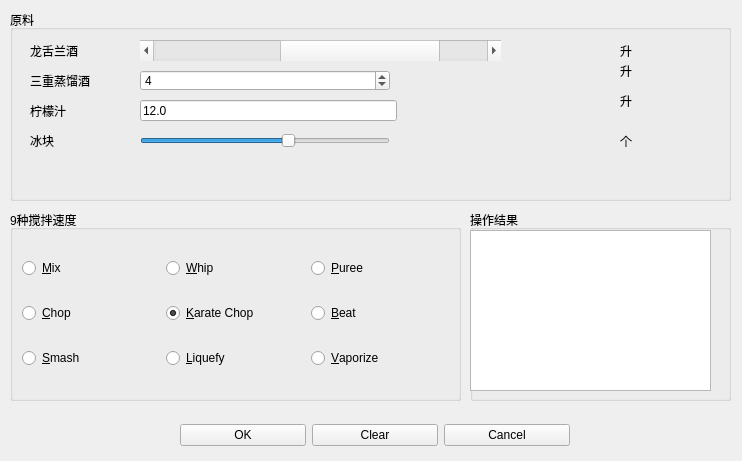
<?xml version="1.0" encoding="UTF-8"?>
<ui version="4.0">
 <class>MatrixWin</class>
 <widget class="QWidget" name="MatrixWin">
  <property name="geometry">
   <rect>
    <x>0</x>
    <y>0</y>
    <width>742</width>
    <height>461</height>
   </rect>
  </property>
  <property name="windowTitle">
   <string>玛格丽特鸡尾酒*调酒器</string>
  </property>
  <widget class="QGroupBox" name="groupBox">
   <property name="geometry">
    <rect>
     <x>10</x>
     <y>210</y>
     <width>451</width>
     <height>191</height>
    </rect>
   </property>
   <property name="toolTip">
    <string>Speed of the blender</string>
   </property>
   <property name="title">
    <string>9种搅拌速度</string>
   </property>
   <layout class="QGridLayout" name="gridLayout_2">
    <item row="0" column="0">
     <widget class="QRadioButton" name="speedButton1">
      <property name="text">
       <string>&amp;Mix</string>
      </property>
      <attribute name="buttonGroup">
       <string notr="true">speedButtonGroup</string>
      </attribute>
     </widget>
    </item>
    <item row="0" column="2">
     <widget class="QRadioButton" name="speedButton3">
      <property name="text">
       <string>&amp;Puree</string>
      </property>
      <attribute name="buttonGroup">
       <string notr="true">speedButtonGroup</string>
      </attribute>
     </widget>
    </item>
    <item row="1" column="0">
     <widget class="QRadioButton" name="speedButton4">
      <property name="text">
       <string>&amp;Chop</string>
      </property>
      <attribute name="buttonGroup">
       <string notr="true">speedButtonGroup</string>
      </attribute>
     </widget>
    </item>
    <item row="1" column="1">
     <widget class="QRadioButton" name="speedButton5">
      <property name="text">
       <string>&amp;Karate Chop</string>
      </property>
      <property name="checked">
       <bool>true</bool>
      </property>
      <attribute name="buttonGroup">
       <string notr="true">speedButtonGroup</string>
      </attribute>
     </widget>
    </item>
    <item row="1" column="2">
     <widget class="QRadioButton" name="speedButton6">
      <property name="text">
       <string>&amp;Beat</string>
      </property>
      <attribute name="buttonGroup">
       <string notr="true">speedButtonGroup</string>
      </attribute>
     </widget>
    </item>
    <item row="3" column="2">
     <widget class="QRadioButton" name="speedButton9">
      <property name="text">
       <string>&amp;Vaporize</string>
      </property>
      <attribute name="buttonGroup">
       <string notr="true">speedButtonGroup</string>
      </attribute>
     </widget>
    </item>
    <item row="3" column="1">
     <widget class="QRadioButton" name="speedButton8">
      <property name="text">
       <string>&amp;Liquefy</string>
      </property>
      <attribute name="buttonGroup">
       <string notr="true">speedButtonGroup</string>
      </attribute>
     </widget>
    </item>
    <item row="3" column="0">
     <widget class="QRadioButton" name="speedButton7">
      <property name="text">
       <string>&amp;Smash</string>
      </property>
      <attribute name="buttonGroup">
       <string notr="true">speedButtonGroup</string>
      </attribute>
     </widget>
    </item>
    <item row="0" column="1">
     <widget class="QRadioButton" name="speedButton2">
      <property name="text">
       <string>&amp;Whip</string>
      </property>
      <attribute name="buttonGroup">
       <string notr="true">speedButtonGroup</string>
      </attribute>
     </widget>
    </item>
   </layout>
  </widget>
  <widget class="QGroupBox" name="resultGroup">
   <property name="geometry">
    <rect>
     <x>470</x>
     <y>210</y>
     <width>261</width>
     <height>191</height>
    </rect>
   </property>
   <property name="title">
    <string>操作结果</string>
   </property>
   <widget class="QTextEdit" name="resultText">
    <property name="geometry">
     <rect>
      <x>0</x>
      <y>20</y>
      <width>241</width>
      <height>161</height>
     </rect>
    </property>
   </widget>
  </widget>
  <widget class="QWidget" name="layoutWidget">
   <property name="geometry">
    <rect>
     <x>180</x>
     <y>420</y>
     <width>390</width>
     <height>30</height>
    </rect>
   </property>
   <layout class="QHBoxLayout" name="horizontalLayout">
    <item>
     <widget class="QPushButton" name="okBtn">
      <property name="text">
       <string>OK</string>
      </property>
     </widget>
    </item>
    <item>
     <widget class="QPushButton" name="clearBtn">
      <property name="text">
       <string>Clear</string>
      </property>
     </widget>
    </item>
    <item>
     <widget class="QPushButton" name="cancelBtn">
      <property name="text">
       <string>Cancel</string>
      </property>
     </widget>
    </item>
   </layout>
  </widget>
  <widget class="QGroupBox" name="groupBox_2">
   <property name="geometry">
    <rect>
     <x>10</x>
     <y>10</y>
     <width>721</width>
     <height>191</height>
    </rect>
   </property>
   <property name="title">
    <string>原料</string>
   </property>
   <widget class="QLabel" name="label">
    <property name="geometry">
     <rect>
      <x>20</x>
      <y>30</y>
      <width>151</width>
      <height>21</height>
     </rect>
    </property>
    <property name="text">
     <string>龙舌兰酒</string>
    </property>
   </widget>
   <widget class="QLabel" name="label_2">
    <property name="geometry">
     <rect>
      <x>20</x>
      <y>60</y>
      <width>151</width>
      <height>21</height>
     </rect>
    </property>
    <property name="text">
     <string>三重蒸馏酒</string>
    </property>
   </widget>
   <widget class="QLabel" name="label_7">
    <property name="geometry">
     <rect>
      <x>20</x>
      <y>90</y>
      <width>131</width>
      <height>21</height>
     </rect>
    </property>
    <property name="text">
     <string>柠檬汁</string>
    </property>
   </widget>
   <widget class="QLabel" name="label_4">
    <property name="geometry">
     <rect>
      <x>20</x>
      <y>120</y>
      <width>151</width>
      <height>22</height>
     </rect>
    </property>
    <property name="text">
     <string>冰块</string>
    </property>
   </widget>
   <widget class="QScrollBar" name="tequilaScrollBar">
    <property name="enabled">
     <bool>true</bool>
    </property>
    <property name="geometry">
     <rect>
      <x>130</x>
      <y>30</y>
      <width>361</width>
      <height>21</height>
     </rect>
    </property>
    <property name="toolTip">
     <string>Jiggers of tequila</string>
    </property>
    <property name="maximum">
     <number>11</number>
    </property>
    <property name="value">
     <number>8</number>
    </property>
    <property name="sliderPosition">
     <number>8</number>
    </property>
    <property name="orientation">
     <enum>Qt::Horizontal</enum>
    </property>
   </widget>
   <widget class="QSpinBox" name="tripleSecSpinBox">
    <property name="geometry">
     <rect>
      <x>130</x>
      <y>60</y>
      <width>250</width>
      <height>21</height>
     </rect>
    </property>
    <property name="toolTip">
     <string>Jiggers of triple sec</string>
    </property>
    <property name="maximum">
     <number>11</number>
    </property>
    <property name="value">
     <number>4</number>
    </property>
   </widget>
   <widget class="QLineEdit" name="limeJuiceLineEdit">
    <property name="geometry">
     <rect>
      <x>130</x>
      <y>90</y>
      <width>257</width>
      <height>21</height>
     </rect>
    </property>
    <property name="toolTip">
     <string>Jiggers of lime juice</string>
    </property>
    <property name="text">
     <string>12.0</string>
    </property>
   </widget>
   <widget class="QSlider" name="iceHorizontalSlider">
    <property name="geometry">
     <rect>
      <x>130</x>
      <y>120</y>
      <width>250</width>
      <height>22</height>
     </rect>
    </property>
    <property name="toolTip">
     <string>Chunks of ice</string>
    </property>
    <property name="minimum">
     <number>0</number>
    </property>
    <property name="maximum">
     <number>20</number>
    </property>
    <property name="value">
     <number>12</number>
    </property>
    <property name="orientation">
     <enum>Qt::Horizontal</enum>
    </property>
   </widget>
   <widget class="QLabel" name="label_6">
    <property name="geometry">
     <rect>
      <x>610</x>
      <y>30</y>
      <width>61</width>
      <height>21</height>
     </rect>
    </property>
    <property name="text">
     <string>升</string>
    </property>
   </widget>
   <widget class="QLabel" name="label_3">
    <property name="geometry">
     <rect>
      <x>610</x>
      <y>50</y>
      <width>61</width>
      <height>21</height>
     </rect>
    </property>
    <property name="text">
     <string>升</string>
    </property>
   </widget>
   <widget class="QLabel" name="label_8">
    <property name="geometry">
     <rect>
      <x>610</x>
      <y>80</y>
      <width>61</width>
      <height>21</height>
     </rect>
    </property>
    <property name="text">
     <string>升</string>
    </property>
   </widget>
   <widget class="QLabel" name="label_5">
    <property name="geometry">
     <rect>
      <x>610</x>
      <y>120</y>
      <width>61</width>
      <height>21</height>
     </rect>
    </property>
    <property name="text">
     <string>个</string>
    </property>
   </widget>
   <widget class="QLabel" name="selScrollBarLbl">
    <property name="geometry">
     <rect>
      <x>520</x>
      <y>30</y>
      <width>51</width>
      <height>21</height>
     </rect>
    </property>
    <property name="text">
     <string/>
    </property>
   </widget>
   <widget class="QLabel" name="selIceSliderLbl">
    <property name="geometry">
     <rect>
      <x>520</x>
      <y>120</y>
      <width>51</width>
      <height>21</height>
     </rect>
    </property>
    <property name="text">
     <string/>
    </property>
   </widget>
  </widget>
 </widget>
 <resources/>
 <connections>
  <connection>
   <sender>okBtn</sender>
   <signal>clicked()</signal>
   <receiver>MatrixWin</receiver>
   <slot>uiAccept()</slot>
   <hints>
    <hint type="sourcelabel">
     <x>58</x>
     <y>382</y>
    </hint>
    <hint type="destinationlabel">
     <x>597</x>
     <y>223</y>
    </hint>
   </hints>
  </connection>
  <connection>
   <sender>cancelBtn</sender>
   <signal>clicked()</signal>
   <receiver>MatrixWin</receiver>
   <slot>uiReject()</slot>
   <hints>
    <hint type="sourcelabel">
     <x>261</x>
     <y>386</y>
    </hint>
    <hint type="destinationlabel">
     <x>621</x>
     <y>295</y>
    </hint>
   </hints>
  </connection>
  <connection>
   <sender>clearBtn</sender>
   <signal>clicked()</signal>
   <receiver>MatrixWin</receiver>
   <slot>uiClear()</slot>
   <hints>
    <hint type="sourcelabel">
     <x>145</x>
     <y>384</y>
    </hint>
    <hint type="destinationlabel">
     <x>587</x>
     <y>351</y>
    </hint>
   </hints>
  </connection>
  <connection>
   <sender>iceHorizontalSlider</sender>
   <signal>valueChanged(int)</signal>
   <receiver>MatrixWin</receiver>
   <slot>uiIceSliderValueChanged()</slot>
   <hints>
    <hint type="sourcelabel">
     <x>329</x>
     <y>133</y>
    </hint>
    <hint type="destinationlabel">
     <x>518</x>
     <y>115</y>
    </hint>
   </hints>
  </connection>
  <connection>
   <sender>tequilaScrollBar</sender>
   <signal>valueChanged(int)</signal>
   <receiver>MatrixWin</receiver>
   <slot>uiScrollBarValueChanged()</slot>
   <hints>
    <hint type="sourcelabel">
     <x>316</x>
     <y>36</y>
    </hint>
    <hint type="destinationlabel">
     <x>369</x>
     <y>14</y>
    </hint>
   </hints>
  </connection>
 </connections>
 <slots>
  <slot>uiAccept()</slot>
  <slot>uiReject()</slot>
  <slot>uiClear()</slot>
  <slot>uiIceSliderValueChanged()</slot>
  <slot>uiScrollBarValueChanged()</slot>
 </slots>
 <buttongroups>
  <buttongroup name="speedButtonGroup"/>
 </buttongroups>
</ui>
